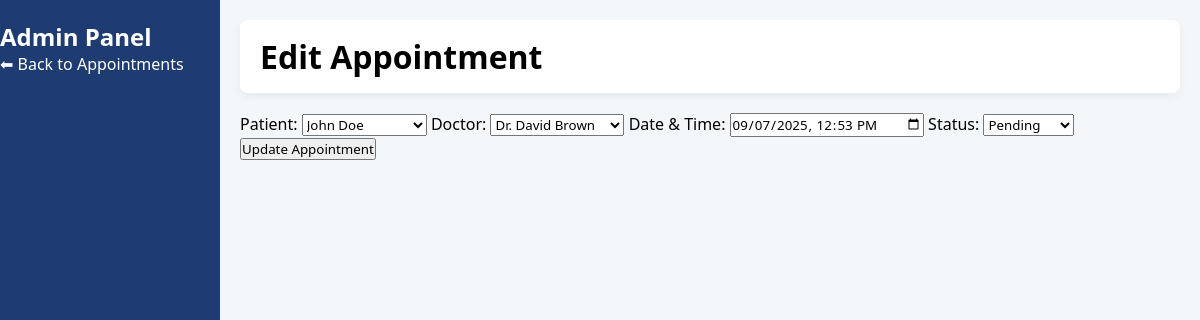
/dashboard/edit_appointment.php?id=6 (signed in), run on the app's committed database.
### tables this page shows
CREATE TABLE `appointments` (
  `id` int(11) NOT NULL,
  `patient_id` int(11) NOT NULL,
  `doctor_id` int(11) NOT NULL,
  `appointment_date` datetime NOT NULL,
  `status` enum('Pending','Confirmed','Completed','Cancelled') DEFAULT 'Pending',
  `created_at` timestamp NOT NULL DEFAULT current_timestamp(),
  `updated_at` timestamp NOT NULL DEFAULT current_timestamp() ON UPDATE current_timestamp()
);

CREATE TABLE `patients` (
  `id` int(11) NOT NULL,
  `name` varchar(100) NOT NULL,
  `email` varchar(100) NOT NULL,
  `phone` varchar(20) NOT NULL,
  `gender` enum('Male','Female') NOT NULL,
  `age` int(11) NOT NULL,
  `created_at` timestamp NOT NULL DEFAULT current_timestamp()
);

CREATE TABLE `doctors` (
  `id` int(11) NOT NULL,
  `name` varchar(100) NOT NULL,
  `specialization` varchar(100) NOT NULL,
  `email` varchar(100) NOT NULL,
  `phone` varchar(20) NOT NULL,
  `schedule` text DEFAULT NULL,
  `created_at` timestamp NOT NULL DEFAULT current_timestamp()
);

### dashboard/edit_appointment.php (the view, shortened to what this page needs)
<?php
include '../includes/db.php';
$id = (int)$_GET['id'];
$appointment = $conn->query("SELECT * FROM appointments WHERE id=$id")->fetch_assoc();
$patients = $conn->query("SELECT id, name FROM patients ORDER BY name");
$doctors  = $conn->query("SELECT id, name FROM doctors ORDER BY name");
?>
<!DOCTYPE html>
<html lang="en">
<head>
    <link rel="stylesheet" href="../assets/css/dashboard.css">
</head>
<body>
<div class="dashboard-container">
    <aside class="sidebar">
        <h2>Admin Panel</h2>
        <ul>
            <li><a class="link" href="appointments.php">⬅ Back to Appointments</a></li>
        </ul>
    </aside>
    <main class="main-content">
        <header class="topbar">
            <h1>Edit Appointment</h1>
        </header>
        <section class="content">
            <form method="POST">
                <label>Patient:</label>
                <select name="patient_id" required>
                    <?php while ($p = $patients->fetch_assoc()): ?>
                        <option value="<?php echo $p['id']; ?>"
                            <?php if ($appointment['patient_id'] == $p['id']) echo 'selected'; ?>>
                            <?php echo $p['name']; ?>
                        </option>
                    <?php endwhile; ?>
                </select>
                <label>Doctor:</label>
                <select name="doctor_id" required>
                    <?php while ($d = $doctors->fetch_assoc()): ?>
                        <option value="<?php echo $d['id']; ?>"
                            <?php if ($appointment['doctor_id'] == $d['id']) echo 'selected'; ?>>
                            <?php echo $d['name']; ?>
                        </option>
                    <?php endwhile; ?>
                </select>
                <label>Date & Time:</label>
                <input type="datetime-local" name="appointment_date"
                       value="<?php echo date('Y-m-d\TH:i', strtotime($appointment['appointment_date'])); ?>" required>
                <label>Status:</label>
                <select name="status">
                    <?php
                        $statuses = ['Pending','Confirmed','Completed','Cancelled'];
                        foreach ($statuses as $s) {
                            $selected = ($appointment['status'] == $s) ? 'selected' : '';
                            echo "<option value='$s' $selected>$s</option>";
                        }
                    ?>
                </select>
                <button type="submit">Update Appointment</button>
            </form>
        </section>
    </main>
</div>
</body>
</html>

### assets/css/dashboard.css (style rules this page uses)
* { margin: 0; padding: 0; box-sizing: border-box; font-family: "Segoe UI", Tahoma, Geneva, Verdana, sans-serif; }
body { display: flex; background: #f4f7fa; }
.sidebar { width: 220px; background: #1e3c72; color: #fff; min-height: 100vh; padding: 20px 0; position: fixed; }
.main-content { margin-left: 220px; padding: 20px; width: calc(100% - 220px); }
.topbar { background: #fff; padding: 15px 20px; border-radius: 8px; display: flex; justify-content: space-between; align-items: center; margin-bottom: 20px; box-shadow: 0 4px 8px rgba(0, 0, 0, 0.05); }
.link { text-decoration: none; color: inherit; }

### data on the page
appointments: patient_id "John Doe", doctor_id "Dr. David Brown", appointment_date "09/07/2025 12:53"

### other printed values
form field status "Pending"
